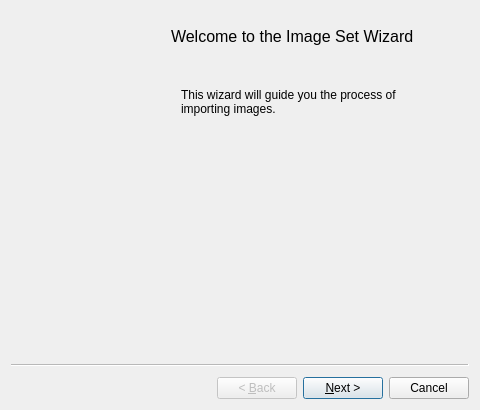
<?xml version="1.0" encoding="UTF-8"?>
<ui version="4.0">
 <class>CWizFrameSet</class>
 <widget class="QWizard" name="CWizFrameSet">
  <property name="geometry">
   <rect>
    <x>0</x>
    <y>0</y>
    <width>480</width>
    <height>410</height>
   </rect>
  </property>
  <property name="minimumSize">
   <size>
    <width>480</width>
    <height>410</height>
   </size>
  </property>
  <property name="maximumSize">
   <size>
    <width>480</width>
    <height>410</height>
   </size>
  </property>
  <property name="windowTitle">
   <string>Image Set Wizard</string>
  </property>
  <property name="windowIcon">
   <iconset resource="lgck-builder.qrc">
    <normaloff>:/images/lgckbuilder64ronnie2.png</normaloff>:/images/lgckbuilder64ronnie2.png</iconset>
  </property>
  <property name="modal">
   <bool>true</bool>
  </property>
  <property name="wizardStyle">
   <enum>QWizard::ClassicStyle</enum>
  </property>
  <property name="options">
   <set>QWizard::IndependentPages</set>
  </property>
  <property name="titleFormat">
   <enum>Qt::AutoText</enum>
  </property>
  <widget class="QWizardPage" name="pageIntro">
   <widget class="QLabel" name="label">
    <property name="geometry">
     <rect>
      <x>0</x>
      <y>0</y>
      <width>151</width>
      <height>321</height>
     </rect>
    </property>
    <property name="text">
     <string/>
    </property>
    <property name="pixmap">
     <pixmap resource="lgck-builder.qrc">:/images/bitmap1.png</pixmap>
    </property>
   </widget>
   <widget class="QLabel" name="label_2">
    <property name="geometry">
     <rect>
      <x>0</x>
      <y>0</y>
      <width>151</width>
      <height>321</height>
     </rect>
    </property>
    <property name="text">
     <string/>
    </property>
    <property name="pixmap">
     <pixmap resource="lgck-builder.qrc">:/images/bitmap1.png</pixmap>
    </property>
   </widget>
   <widget class="QLabel" name="label_3">
    <property name="geometry">
     <rect>
      <x>170</x>
      <y>70</y>
      <width>221</width>
      <height>41</height>
     </rect>
    </property>
    <property name="text">
     <string>This wizard will guide you the process of importing images.</string>
    </property>
    <property name="wordWrap">
     <bool>true</bool>
    </property>
   </widget>
   <widget class="QLabel" name="sWelcome">
    <property name="geometry">
     <rect>
      <x>160</x>
      <y>10</y>
      <width>291</width>
      <height>31</height>
     </rect>
    </property>
    <property name="font">
     <font>
      <pointsize>12</pointsize>
     </font>
    </property>
    <property name="text">
     <string>Welcome to the Image Set Wizard</string>
    </property>
   </widget>
  </widget>
  <widget class="CWizPageImport" name="pageGeneral">
   <property name="title">
    <string/>
   </property>
   <property name="subTitle">
    <string>Images</string>
   </property>
   <widget class="QToolButton" name="btnDeleteImage">
    <property name="geometry">
     <rect>
      <x>60</x>
      <y>223</y>
      <width>20</width>
      <height>24</height>
     </rect>
    </property>
    <property name="toolTip">
     <string>Delete Image</string>
    </property>
    <property name="text">
     <string>...</string>
    </property>
    <property name="icon">
     <iconset resource="lgck-builder.qrc">
      <normaloff>:/images/minus.png</normaloff>:/images/minus.png</iconset>
    </property>
   </widget>
   <widget class="QToolButton" name="btnAddImages">
    <property name="geometry">
     <rect>
      <x>30</x>
      <y>223</y>
      <width>25</width>
      <height>24</height>
     </rect>
    </property>
    <property name="toolTip">
     <string>Add New Images</string>
    </property>
    <property name="text">
     <string>...</string>
    </property>
    <property name="icon">
     <iconset resource="lgck-builder.qrc">
      <normaloff>:/images/plus.png</normaloff>:/images/plus.png</iconset>
    </property>
   </widget>
   <widget class="QLabel" name="label_8">
    <property name="geometry">
     <rect>
      <x>210</x>
      <y>73</y>
      <width>191</width>
      <height>91</height>
     </rect>
    </property>
    <property name="text">
     <string>Use the + and - button to add and removed images. You can also drag &amp; drop image in the box to add them. Right-click individual images for more options.</string>
    </property>
    <property name="alignment">
     <set>Qt::AlignLeading|Qt::AlignLeft|Qt::AlignTop</set>
    </property>
    <property name="wordWrap">
     <bool>true</bool>
    </property>
   </widget>
   <widget class="CWFrameSet" name="treeWidget">
    <property name="geometry">
     <rect>
      <x>30</x>
      <y>63</y>
      <width>161</width>
      <height>161</height>
     </rect>
    </property>
    <property name="alternatingRowColors">
     <bool>true</bool>
    </property>
    <property name="iconSize">
     <size>
      <width>32</width>
      <height>32</height>
     </size>
    </property>
    <property name="indentation">
     <number>21</number>
    </property>
    <property name="rootIsDecorated">
     <bool>false</bool>
    </property>
    <attribute name="headerVisible">
     <bool>false</bool>
    </attribute>
    <column>
     <property name="text">
      <string notr="true">1</string>
     </property>
    </column>
   </widget>
   <widget class="QLineEdit" name="eName">
    <property name="geometry">
     <rect>
      <x>100</x>
      <y>13</y>
      <width>161</width>
      <height>25</height>
     </rect>
    </property>
    <property name="toolTip">
     <string>This is the human readable name for the object</string>
    </property>
    <property name="maxLength">
     <number>31</number>
    </property>
   </widget>
   <widget class="QLabel" name="label_4">
    <property name="geometry">
     <rect>
      <x>30</x>
      <y>20</y>
      <width>52</width>
      <height>15</height>
     </rect>
    </property>
    <property name="text">
     <string>Name</string>
    </property>
   </widget>
   <widget class="QLabel" name="label_29">
    <property name="geometry">
     <rect>
      <x>210</x>
      <y>160</y>
      <width>181</width>
      <height>41</height>
     </rect>
    </property>
    <property name="text">
     <string>This image set can be edited later.</string>
    </property>
    <property name="alignment">
     <set>Qt::AlignLeading|Qt::AlignLeft|Qt::AlignTop</set>
    </property>
    <property name="wordWrap">
     <bool>true</bool>
    </property>
   </widget>
   <zorder>btnDeleteImage</zorder>
   <zorder>btnAddImages</zorder>
   <zorder>label_8</zorder>
   <zorder>eName</zorder>
   <zorder>label_4</zorder>
   <zorder>label_29</zorder>
   <zorder>treeWidget</zorder>
  </widget>
  <widget class="QWizardPage" name="pageFinal">
   <widget class="QLabel" name="label_9">
    <property name="geometry">
     <rect>
      <x>0</x>
      <y>0</y>
      <width>151</width>
      <height>321</height>
     </rect>
    </property>
    <property name="text">
     <string/>
    </property>
    <property name="pixmap">
     <pixmap resource="lgck-builder.qrc">:/images/bitmap1.png</pixmap>
    </property>
   </widget>
   <widget class="QLabel" name="label_10">
    <property name="geometry">
     <rect>
      <x>170</x>
      <y>20</y>
      <width>201</width>
      <height>61</height>
     </rect>
    </property>
    <property name="text">
     <string>Congratulation, you have just created an image set. Click to the finish button to complete the process.</string>
    </property>
    <property name="alignment">
     <set>Qt::AlignLeading|Qt::AlignLeft|Qt::AlignTop</set>
    </property>
    <property name="wordWrap">
     <bool>true</bool>
    </property>
   </widget>
  </widget>
 </widget>
 <customwidgets>
  <customwidget>
   <class>CWFrameSet</class>
   <extends>QTreeWidget</extends>
   <header>WFrameSet.h</header>
  </customwidget>
  <customwidget>
   <class>CWizPageImport</class>
   <extends>QWizardPage</extends>
   <header>WizPageImport.h</header>
   <container>1</container>
  </customwidget>
 </customwidgets>
 <resources>
  <include location="lgck-builder.qrc"/>
 </resources>
 <connections/>
</ui>
